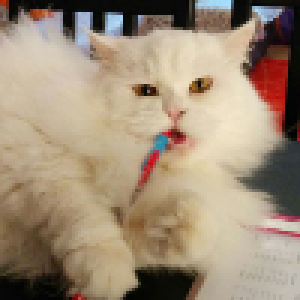
#> input picture scripts/fuffi.jpg, 100 x 100 px, found by its file name (shown 3 times larger)
$ python ImageBinary.py
#> lines starting #> are read from the running program, lines starting #| are printed output that depends on the picture
###SOM check to ensure SOMs are being printed correctly.
import numpy as np
import matplotlib.pyplot as plt
import matplotlib.image as mpimg
import struct

###Cat image
img=mpimg.imread('/lhome/lhopkinea/github/scripts/fuffi.jpg')
#> img is the input picture: shape (100, 100, 3); mean R, G, B 159.3, 141.2, 119.6
kitten=np.mean(img,axis=2)/255
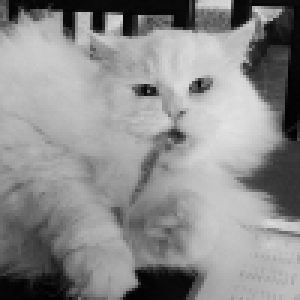
#> kitten: shape (100, 100) float64 (shown 3 times larger); min 0.00523, max 0.89, mean 0.549
plt.imshow(kitten)

###Square
square = np.zeros((100,100))
square[50:100,50:100] = 1
plt.imshow(square)

###Vertical lines
vlines = np.zeros((100,100))
vlines[:,10:20] = 1
vlines[:,30:40] = 1
vlines[:,50:60] = 1
vlines[:,70:80] = 1
vlines[:,90:100] = 1
plt.imshow(vlines)

###Horizontal
hlines = np.zeros((100,100))
hlines[10:20,:] = 1
hlines[30:40,:] = 1
hlines[50:60,:] = 1
hlines[70:80,:] = 1
hlines[90:100,:] = 1
plt.imshow(hlines)

###Triangle
triangle = np.zeros((100,100))
for i in range(20):
    triangle[i*5:(i+1)*5,0:(i+1)*5] = 1
plt.imshow(triangle)

###Another triangle
triangle2 = np.zeros((100,100))
for i in range(20):
    triangle2[i*5:(i+1)*5,int(100/2-i*2):int(100/2+i*2)] = 1
plt.imshow(triangle2)

###Another Square
square2 = np.zeros((100,100))
square2[0:50,0:50] = 1
plt.imshow(square2)

###Binary image with 6 images
output = open("/lhome/lhopkinea/github/scripts/testSOMInput.bin", 'wb') # output file opened for byte writing
output.write(struct.pack('i', 6)) # number of objects
output.write(struct.pack('i', 1)) # number of channels
output.write(struct.pack('i', 100)) # width
output.write(struct.pack('i', 100)) # height

#We transposed the images because tofile will only write as C order.
#We added the order=F to astype as a reminder that it's in Fortran order.
vlines.T.astype('f', order='F').tofile(output)
hlines.T.astype('f', order='F').tofile(output)
triangle.T.astype('f', order='F').tofile(output)
triangle2.T.astype('f', order='F').tofile(output)
square2.T.astype('f', order='F').tofile(output)
kitten.T.astype('f', order='F').tofile(output)

output.close()

###Quadratic SOM test
output = open("/lhome/lhopkinea/github/scripts/testSOMBox.bin", 'wb') # output file opened for byte writing
output.write(struct.pack('i', 1)) # number of channels
output.write(struct.pack('i', 2)) # SOM width
output.write(struct.pack('i', 3)) # SOM height
output.write(struct.pack('i', 1)) # SOM depth
output.write(struct.pack('i', 100)) # width
output.write(struct.pack('i', 100)) # height

kitten.T.astype('f', order='F').tofile(output)
vlines.T.astype('f', order='F').tofile(output)
hlines.T.astype('f', order='F').tofile(output)
triangle.T.astype('f', order='F').tofile(output)
triangle2.T.astype('f', order='F').tofile(output)
square2.T.astype('f', order='F').tofile(output)

output.close()

###Hexagonal SOM test
output = open("/lhome/lhopkinea/github/scripts/testSOMHex.bin", 'wb') # output file opened for byte writing
output.write(struct.pack('i', 1)) # number of channels
output.write(struct.pack('i', 3)) # SOM width
output.write(struct.pack('i', 3)) # SOM height
output.write(struct.pack('i', 1)) # SOM depth
output.write(struct.pack('i', 100)) # width
output.write(struct.pack('i', 100)) # height

kitten.T.astype('f', order='F').tofile(output)
vlines.T.astype('f', order='F').tofile(output)
hlines.T.astype('f', order='F').tofile(output)
triangle.T.astype('f', order='F').tofile(output)
triangle2.T.astype('f', order='F').tofile(output)
square2.T.astype('f', order='F').tofile(output)
square.T.astype('f', order='F').tofile(output)

output.close()
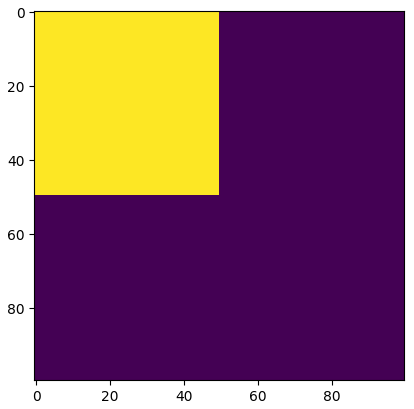
#> figure drawn by matplotlib, 1 panel
